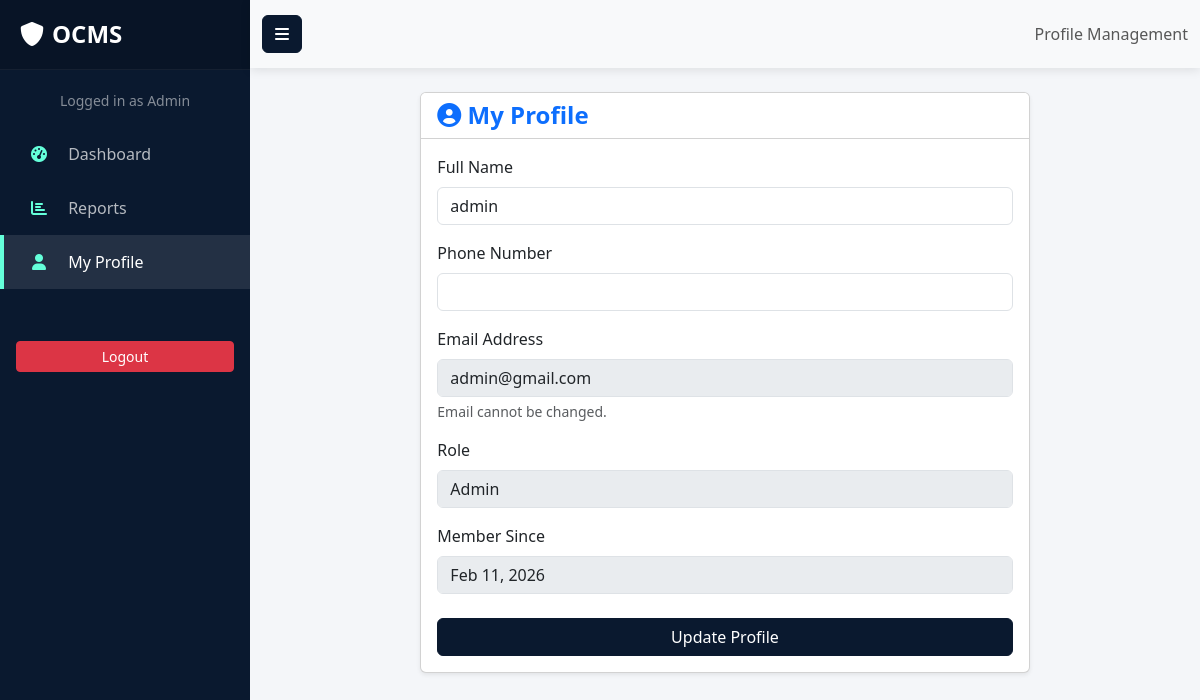
The app's page /profile.php (signed in) with its own data.
### tables this page shows
CREATE TABLE `users` (
  `id` int(11) NOT NULL AUTO_INCREMENT,
  `fullname` varchar(100) NOT NULL,
  `email` varchar(100) NOT NULL,
  `phone` varchar(20) DEFAULT NULL,
  `password` varchar(255) NOT NULL,
  `role` enum('Admin','Officer','Citizen') NOT NULL DEFAULT 'Citizen',
  `created_at` timestamp NOT NULL DEFAULT current_timestamp(),
  PRIMARY KEY (`id`),
  UNIQUE KEY `email` (`email`)
);

### profile.php (the view, shortened to what this page needs)
<?php
include 'config/db_connect.php';
$user_id = $_SESSION["id"];
$sql = "SELECT fullname, email, phone, role, created_at FROM users WHERE id = ?";
if($stmt = $conn->prepare($sql)){
    $stmt->bind_param("i", $user_id);
    $stmt->execute();
    $result = $stmt->get_result();
    $user = $result->fetch_assoc();
}
?>
<!DOCTYPE html>
<html lang="en">
<head>
    <link href="https://cdn.jsdelivr.net/npm/bootstrap@5.3.0/dist/css/bootstrap.min.css" rel="stylesheet">
    <link href="assets/css/style.css" rel="stylesheet">
    <link rel="stylesheet" href="https://cdnjs.cloudflare.com/ajax/libs/font-awesome/6.0.0/css/all.min.css">
</head>
<body>
<div class="wrapper">
    <?php include 'includes/sidebar.php'; ?>
    <div id="content">
        <nav class="navbar navbar-expand-lg navbar-light bg-light mb-4">
            <div class="container-fluid">
                <button type="button" id="sidebarCollapse" class="btn btn-primary">
                    <i class="fas fa-bars"></i>
                </button>
                <div class="ms-auto">
                    <span class="navbar-text">Profile Management</span>
                </div>
            </div>
        </nav>
        <div class="container-fluid">
            <div class="row justify-content-center">
                <div class="col-md-8">
                    <div class="card shadow-sm">
                        <div class="card-header bg-white">
                            <h4 class="mb-0 text-primary"><i class="fas fa-user-circle"></i> My Profile</h4>
                        </div>
                        <div class="card-body">
                            <form action="<?php echo htmlspecialchars($_SERVER["PHP_SELF"]); ?>" method="post">
                                <div class="mb-3">
                                    <label class="form-label">Full Name</label>
                                    <input type="text" name="fullname" class="form-control" value="<?php echo htmlspecialchars($user['fullname']); ?>" required>
                                </div>
                                <div class="mb-3">
                                    <label class="form-label">Phone Number</label>
                                    <input type="text" name="phone" class="form-control" value="<?php echo htmlspecialchars($user['phone']); ?>">
                                </div>
                                <div class="mb-3">
                                    <label class="form-label">Email Address</label>
                                    <input type="email" class="form-control" value="<?php echo htmlspecialchars($user['email']); ?>" disabled readonly>
                                    <div class="form-text">Email cannot be changed.</div>
                                </div>
                                <div class="mb-3">
                                    <label class="form-label">Role</label>
                                    <input type="text" class="form-control" value="<?php echo htmlspecialchars($user['role']); ?>" disabled readonly>
                                </div>
                                <div class="mb-4">
                                    <label class="form-label">Member Since</label>
                                    <input type="text" class="form-control" value="<?php echo date("M d, Y", strtotime($user['created_at'])); ?>" disabled readonly>
                                </div>
                                <div class="d-grid">
                                    <button type="submit" class="btn btn-primary">Update Profile</button>
                                </div>
                            </form>
                        </div>
                    </div>
                </div>
            </div>
        </div>
    </div>
</div>
</body>
</html>

### assets/css/style.css (style rules this page uses)
:root { --primary-navy: #0a192f; --secondary-navy: #112240; --accent-blue: #64ffda; --accent-hover: #52d1b1; --text-light: #e6f1ff; --text-muted: #8892b0; --white: #ffffff; --light-bg: #f4f6f9; --sidebar-width: 250px; }
body { font-family: 'Segoe UI', 'Roboto', 'Helvetica Neue', Arial, sans-serif; background-color: var(--light-bg); color: #333; overflow-x: hidden; margin: 0; padding: 0; }
h1, h2, h3, h4, h5, h6 { color: var(--primary-navy); font-weight: 700; }
.btn-primary { background-color: var(--primary-navy); border-color: var(--primary-navy); color: var(--white); transition: all 0.3s ease; }
.navbar { background-color: var(--primary-navy); padding: 15px 0; box-shadow: 0 2px 10px rgba(0, 0, 0, 0.1); }
.wrapper { display: flex; width: 100%; align-items: stretch; }
#content { width: 100%; min-height: 100vh; transition: all 0.3s; background-color: var(--light-bg); }

### records on screen
users: fullname "admin", email "admin@gmail.com", role "Admin", created_at "Feb 11, 2026"

### other values on screen
$_SESSION["role"] "Admin"
